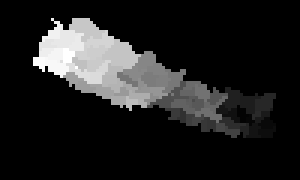
#> input picture techdemo_files/District_Labels.tif, 100 x 60 px, found by its file name (shown 3 times larger)
$ python forecast_precip_model_prep.py
#> lines starting #> are read from the running program, lines starting #| are printed output that depends on the picture; after the words box and inside, x2 and y2 are one past the last pixel; in counts of white or black regions, pixels touching at a corner belong together
"""
Script to process the precipitation forecast data from the ensemble models
into the per-district daily average precipitation CSVs consumed by the
classifier's sample generator.

Each district's subseasonal CSV is rebuilt end-to-end from its source data:
  - historical dates come from the per-day .npy files in ensemble_member_0
  - new dates come from the daily forecast netCDF products (tp[time, lat, lon])

Both sources are averaged with a true 0/1 district mask, i.e.
  avg_precip = mean(precip over the district's pixels).

NOTE: this corrects the previous behaviour, which multiplied precip by the
district's *label ID* (District_Labels.tif stores district IDs 1-78, not a
0/1 mask), leaving avg_precip scaled by the district ID. Because the whole
series is regenerated here, history and new data stay on the same (correct)
scale. Only ensemble_member_0 is regenerated; UKMO ensemble_member_1-3 remain
on the old scale.

LATITUDE FIX (2026-08-28)
-------------------------
Every forecast netCDF in this project has an ASCENDING latitude axis (row 0 =
25.05N, row 59 = 30.95N), while District_Labels.tif is NORTH-UP (row 0 = 30.95N).
This script used to index the netCDF by array position against the mask, so each
district's forecast rainfall was taken from its mirror image across 28.00N -
monsoon rain landed on the Himalayan rain shadow and was withheld from the wet
southeast. The .npy history has the same orientation, because nc_to_npy.py saves
`ds.sel(time=...).tp.values[i]` straight to disk with no flip.

`--flip_lat` (default True) applies np.flipud so the northernmost netCDF row
lines up with the northernmost tiff row. `--flip_lat False` reproduces the old,
mirrored behaviour byte for byte, which is what the models in
2026_Monsoon_Testing/deploy_model* were trained on - keep it available so those
remain reproducible.

Longitude was never affected: both axes run west to east. Files narrower than the
tiff (the 2026 ECMWF pull is 99 columns, not 100) are padded with NaN on the east
edge; that column contains no district pixels, and place_on_grid asserts as much.
"""

import argparse
import numpy as np
import os
import re
import pandas as pd
import xarray as xr
from PIL import Image

PROJECT_DIR = os.environ.get('LANDSLIDE_PROJECT_DIR', 'data')  # see README > Data


GRID_SHAPE = (60, 100)                                   # District_Labels.tif
GRID_LON0, GRID_LAT_TOP, GRID_RES = 79.05, 30.95, 0.1    # tiff is north-up


def get_args():
    p = argparse.ArgumentParser(description='Rebuild per-district forecast precipitation CSVs')
    p.add_argument('--flip_lat', default='True',
                   help='True (default) aligns the ascending netCDF latitude axis with the '
                        'north-up district tiff. False reproduces the old mirrored behaviour.')
    p.add_argument('--out_suffix', default='',
                   help="Appended to the DistrictLevel output dir, e.g. '_latfix'. Empty "
                        'overwrites the existing CSVs.')
    return p.parse_args()


root_dir = PROJECT_DIR + '/Monsoon2024_Prep'
forecast_data_dir = '{}/PrecipitationModel_Forecast_Data'.format(root_dir)

# Per model (folder name, ensemble member): historical npy dir + new netCDF products.
# ecmwf -> Subseasonal/ecmwf/... ; ukmo -> Subseasonal/UKMO/... (single member -> ensemble_member_0)
JOBS = [
    {
        'model': 'ecmwf',
        'ens': 0,
        'nc_files': [
            'Nepal_ecmwf_tp_Apr_Oct_2025_GPMfinal.nc',
            # Apr-June supersedes the earlier Apr-May pull; listed last so its
            # values win the doy de-dupe in write_district_csv.
            'Nepal_ecmwf_tp_Apr_May_2026_GPMfinal.nc',
            'Nepal_ecmwf_tp_Apr_June_2026_GPMfinal.nc',
            # Season-long pull, 2026-05-15 to 2026-08-24. Listed last so it wins
            # the doy de-dupe where it overlaps Apr-June.
            'Nepal_ecmwf_tp_May_Aug_2026_GPMfinal.nc',
            # Late-August extension, 2026-08-15 to 2026-09-12, downloaded 2026-09-03.
            # Lives beside the operational model rather than in the forecast data
            # folder, so it is given as a path relative to root_dir.
            '2026_Monsoon_Testing_Operations/Nepal_ecmwf_tp_Aug_2026_updated_GPMfinal.nc',
        ],
    },
    {
        'model': 'UKMO',
        'ens': 0,
        'nc_files': [
            'Nepal_ukmo_tp_Apr_Oct_2025_GPMfinal.nc',
            'Nepal_ukmo_tp_Apr_May_2026_GPMfinal.nc',
        ],
    },
]

district_dict = {
    'Bhojpur': 1, 'Dhankuta': 2, 'Ilam': 3, 'Jhapa': 4, 'Khotang': 5, 'Morang': 6, 'Okhaldhunga': 7,
    'Panchthar': 8, 'Sankhuwasabha': 9, 'Solukhumbu': 10, 'Sunsari': 11, 'Taplejung': 12, 'Terhathum': 13,
    'Udayapur': 14, 'Bara': 15, 'Dhanusha': 16, 'Mahottari': 17, 'Parsa': 18, 'Rautahat': 19, 'Saptari': 20,
    'Sarlahi': 21, 'Siraha': 22, 'Bhaktapur': 23, 'Chitawan': 24, 'Dhading': 25, 'Dolakha': 26,
    'Kabhrepalanchok': 27, 'Kathmandu': 28, 'Lalitpur': 29, 'Makawanpur': 30, 'Nuwakot': 31, 'Ramechhap': 32,
    'Rasuwa': 33, 'Sindhuli': 34, 'Sindhupalchok': 35, 'Baglung': 36, 'Gorkha': 37, 'Kaski': 38, 'Lamjung': 39,
    'Manang': 40, 'Mustang': 41, 'Myagdi': 42, 'Nawalparasi_E': 43, 'Parbat': 44, 'Syangja': 45, 'Tanahu': 46,
    'Arghakhanchi': 47, 'Banke': 48, 'Bardiya': 49, 'Dang': 50, 'Gulmi': 51, 'Kapilbastu': 52, 'Palpa': 53,
    'Nawalparasi_W': 54, 'Pyuthan': 55, 'Rolpa': 56, 'Rukum_E': 57, 'Rupandehi': 58, 'Dailekh': 59, 'Dolpa': 60,
    'Humla': 61, 'Jajarkot': 62, 'Jumla': 63, 'Kalikot': 64, 'Mugu': 65, 'Rukum_W': 66, 'Salyan': 67,
    'Surkhet': 68, 'Achham': 78, 'Baitadi': 70, 'Bajhang': 71, 'Bajura': 72, 'Dadeldhura': 73, 'Darchula': 74,
    'Doti': 75, 'Kailali': 76, 'Kanchanpur': 77
}


def build_district_masks(nepal_arr):
    """Boolean mask per district (True where the pixel belongs to that district)."""
    return {key: (nepal_arr == district_dict[key]) for key in district_dict}


# [32 lines left out: functions district_avg, place_on_grid, not called in this run]


def read_npy_history(npy_dir, district_masks, flip_lat, any_district):
    """
    Read the per-day historical .npy files and return a dict:
        district -> list of (date_str, avg_precip).
    Files are named like 'precipitation_forecast_id0_doy_YYYY-MM-DD.npy'.
    """
    series = {key: [] for key in district_dict}
    if not os.path.isdir(npy_dir):
        print('  No npy history dir, skipping: {}'.format(npy_dir))
        return series

    date_re = re.compile(r'doy_(\d{4}-\d{2}-\d{2})')
    files = sorted(f for f in os.listdir(npy_dir) if f.endswith('.npy'))
    for f in files:
        m = date_re.search(f)
        if not m:
            continue
        date_str = m.group(1)
        precip_arr = np.squeeze(np.load('{}/{}'.format(npy_dir, f)))
        if precip_arr.shape != next(iter(district_masks.values())).shape:
            print('  Grid mismatch on {} ({}), skipping'.format(f, precip_arr.shape))
            continue
        precip_arr = place_on_grid(precip_arr, None, None, flip_lat, any_district)
        for key, avg in district_avg(precip_arr, district_masks).items():
            series[key].append((date_str, avg))
    print('  Read {} historical npy files'.format(len(files)))
    return series


# [18 lines left out: function read_nc_forecast, not called in this run]


def write_district_csv(save_dir, district, rows):
    """Write one district's rebuilt series. Columns: doy, avg_precip, District."""
    df = pd.DataFrame(rows, columns=['doy', 'avg_precip'])
    df['District'] = district
    df['doy'] = df['doy'].astype(str)
    df = df.drop_duplicates(subset=['doy'], keep='last')
    df = df.sort_values(by='doy').reset_index(drop=True)
    df.to_csv('{}/{}_subseasonal_precipitation.csv'.format(save_dir, district), index=False)


if __name__ == "__main__":
    args = get_args()
    flip_lat = str(args.flip_lat).lower() not in ('false', '0', 'no')
    print('Latitude flip: {}  (False reproduces the pre-2026-08-28 mirrored data)'.format(flip_lat))

    nepal_arr = np.array(Image.open('{}/District_Labels.tif'.format(root_dir)))
#> nepal_arr is the input picture: shape (60, 100) float32; min 0, max 78, mean 9.6
    district_masks = build_district_masks(nepal_arr)
#> district_masks = 77 items
    any_district = np.zeros(GRID_SHAPE, dtype=bool)
    for _m in district_masks.values():
        any_district |= _m
#> this loop made 77 passes
#> pass 1, `any_district |= _m`:
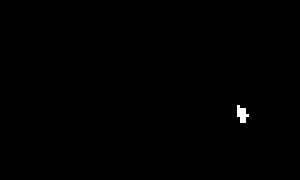
#> any_district: shape (60, 100) bool (shown 3 times larger); 0.25% white in thin lines or dots, all inside (x1, y1, x2, y2) = (79, 35, 83, 41)
#> pass 3, `any_district |= _m`:
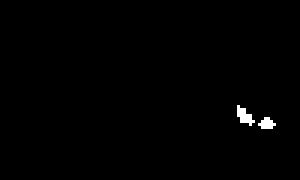
#> any_district: shape (60, 100) bool (shown 3 times larger); 0.63% white in thin lines or dots, all inside (x1, y1, x2, y2) = (79, 35, 92, 43)
#> after the loop:
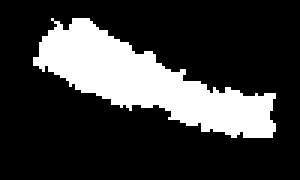
#> any_district: shape (60, 100) bool (shown 3 times larger); 22.6% white; 1 white region, box (x1, y1, x2, y2) and area: (11, 6, 92, 46) 1354

    for job in JOBS:
        model, ens = job['model'], job['ens']
        npy_dir = '{}/Subseasonal/{}/ensemble_member_{}'.format(forecast_data_dir, model, ens)
        save_dir = '{}/Subseasonal/{}/DistrictLevel{}/ensemble_member_{}'.format(
            forecast_data_dir, model, args.out_suffix, ens)
        if not os.path.exists(save_dir):
            os.makedirs(save_dir)

        print('\n=== {} ensemble_member_{} -> {} ==='.format(model, ens, save_dir))

        # Historical .npy dates
        combined = read_npy_history(npy_dir, district_masks, flip_lat, any_district)
#> combined = 77 items

        # New forecast .nc dates
        for nc_name in job['nc_files']:
            # A bare filename lives in the forecast data folder; anything with a
            # separator is taken relative to root_dir (or used as-is if absolute).
            if os.path.isabs(nc_name):
                nc_path = nc_name
            elif '/' in nc_name:
                nc_path = '{}/{}'.format(root_dir, nc_name)
            else:
                nc_path = '{}/{}'.format(forecast_data_dir, nc_name)
            if not os.path.exists(nc_path):
                print('  netCDF not found, skipping: {}'.format(nc_path))
                continue
            nc_series = read_nc_forecast(nc_path, district_masks, flip_lat, any_district)
            for key in district_dict:
                combined[key].extend(nc_series[key])

        # Write one rebuilt CSV per district
        for district in district_dict:
            write_district_csv(save_dir, district, combined[district])
        example = combined[next(iter(district_dict))]
#> example = []
        print('  Wrote {} districts, {} rows each (pre-dedupe).'.format(len(district_dict), len(example)))
#|   Wrote 77 districts, 0 rows each (pre-dedupe).

    print('\nDone.')
